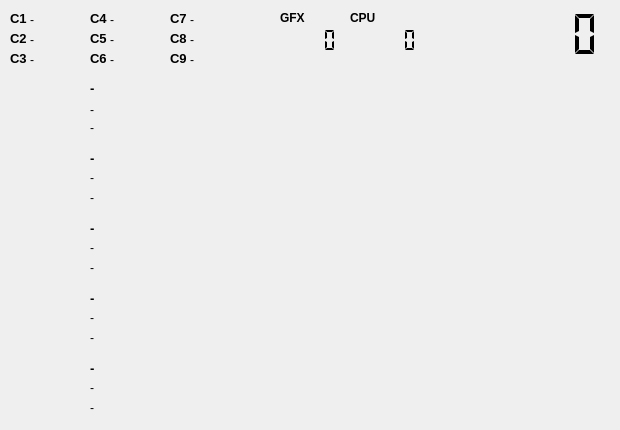
    <widget class="QWidget" name="tab">
     <attribute name="title">
      <string>Score</string>
     </attribute>
     <attribute name="toolTip">
      <string>Your results will be displayed here.</string>
     </attribute>
     <widget class="QLCDNumber" name="lcdTriscore">
      <property name="geometry">
       <rect>
        <x>440</x>
        <y>10</y>
        <width>171</width>
        <height>49</height>
       </rect>
      </property>
      <property name="layoutDirection">
       <enum>Qt::RightToLeft</enum>
      </property>
      <property name="frameShape">
       <enum>QFrame::NoFrame</enum>
      </property>
      <property name="digitCount">
       <number>6</number>
      </property>
      <property name="segmentStyle">
       <enum>QLCDNumber::Flat</enum>
      </property>
      <property name="value" stdset="0">
       <double>0.000000000000000</double>
      </property>
      <property name="intValue" stdset="0">
       <number>0</number>
      </property>
     </widget>
     <widget class="QLCDNumber" name="lcdGFX">
      <property name="geometry">
       <rect>
        <x>260</x>
        <y>20</y>
        <width>81</width>
        <height>41</height>
       </rect>
      </property>
      <property name="layoutDirection">
       <enum>Qt::RightToLeft</enum>
      </property>
      <property name="frameShape">
       <enum>QFrame::NoFrame</enum>
      </property>
      <property name="digitCount">
       <number>6</number>
      </property>
      <property name="segmentStyle">
       <enum>QLCDNumber::Flat</enum>
      </property>
      <property name="value" stdset="0">
       <double>0.000000000000000</double>
      </property>
      <property name="intValue" stdset="0">
       <number>0</number>
      </property>
     </widget>
     <widget class="QLCDNumber" name="lcdCPU">
      <property name="geometry">
       <rect>
        <x>340</x>
        <y>20</y>
        <width>81</width>
        <height>41</height>
       </rect>
      </property>
      <property name="layoutDirection">
       <enum>Qt::RightToLeft</enum>
      </property>
      <property name="frameShape">
       <enum>QFrame::NoFrame</enum>
      </property>
      <property name="digitCount">
       <number>6</number>
      </property>
      <property name="segmentStyle">
       <enum>QLCDNumber::Flat</enum>
      </property>
      <property name="value" stdset="0">
       <double>0.000000000000000</double>
      </property>
      <property name="intValue" stdset="0">
       <number>0</number>
      </property>
     </widget>
     <widget class="QLabel" name="lblGfxScore">
      <property name="geometry">
       <rect>
        <x>280</x>
        <y>10</y>
        <width>51</width>
        <height>16</height>
       </rect>
      </property>
      <property name="font">
       <font>
        <pointsize>9</pointsize>
        <weight>75</weight>
        <bold>true</bold>
       </font>
      </property>
      <property name="text">
       <string>GFX</string>
      </property>
      <property name="scaledContents">
       <bool>true</bool>
      </property>
     </widget>
     <widget class="QLabel" name="lblCpuScore">
      <property name="geometry">
       <rect>
        <x>350</x>
        <y>10</y>
        <width>61</width>
        <height>16</height>
       </rect>
      </property>
      <property name="font">
       <font>
        <pointsize>9</pointsize>
        <weight>75</weight>
        <bold>true</bold>
       </font>
      </property>
      <property name="text">
       <string>CPU</string>
      </property>
      <property name="scaledContents">
       <bool>true</bool>
      </property>
     </widget>
     <widget class="QStackedWidget" name="stackedWidget">
      <property name="geometry">
       <rect>
        <x>10</x>
        <y>80</y>
        <width>591</width>
        <height>341</height>
       </rect>
      </property>
      <property name="currentIndex">
       <number>0</number>
      </property>
      <widget class="QWidget" name="page_3">
       <widget class="QLabel" name="iconVGA">
        <property name="geometry">
         <rect>
          <x>10</x>
          <y>210</y>
          <width>64</width>
          <height>64</height>
         </rect>
        </property>
        <property name="frameShape">
         <enum>QFrame::NoFrame</enum>
        </property>
        <property name="text">
         <string/>
        </property>
        <property name="pixmap">
         <pixmap resource="res.qrc">:/images/gfx.png</pixmap>
        </property>
        <property name="scaledContents">
         <bool>true</bool>
        </property>
       </widget>
       <widget class="QLabel" name="iconRAM">
        <property name="geometry">
         <rect>
          <x>10</x>
          <y>140</y>
          <width>64</width>
          <height>64</height>
         </rect>
        </property>
        <property name="frameShape">
         <enum>QFrame::NoFrame</enum>
        </property>
        <property name="text">
         <string/>
        </property>
        <property name="pixmap">
         <pixmap resource="res.qrc">:/images/ram.png</pixmap>
        </property>
        <property name="scaledContents">
         <bool>true</bool>
        </property>
       </widget>
       <widget class="QLabel" name="lblCPU_Speed">
        <property name="geometry">
         <rect>
          <x>80</x>
          <y>20</y>
          <width>501</width>
          <height>20</height>
         </rect>
        </property>
        <property name="font">
         <font>
          <pointsize>9</pointsize>
          <weight>50</weight>
          <italic>false</italic>
          <bold>false</bold>
         </font>
        </property>
        <property name="text">
         <string>-</string>
        </property>
       </widget>
       <widget class="QLabel" name="lblCPU_Socket">
        <property name="geometry">
         <rect>
          <x>80</x>
          <y>40</y>
          <width>501</width>
          <height>16</height>
         </rect>
        </property>
        <property name="font">
         <font>
          <pointsize>9</pointsize>
          <weight>50</weight>
          <italic>false</italic>
          <bold>false</bold>
         </font>
        </property>
        <property name="text">
         <string>-</string>
        </property>
       </widget>
       <widget class="QLabel" name="lblMB_SN">
        <property name="geometry">
         <rect>
          <x>80</x>
          <y>110</y>
          <width>501</width>
          <height>16</height>
         </rect>
        </property>
        <property name="font">
         <font>
          <pointsize>9</pointsize>
          <weight>50</weight>
          <italic>false</italic>
          <bold>false</bold>
         </font>
        </property>
        <property name="text">
         <string>-</string>
        </property>
       </widget>
       <widget class="QLabel" name="iconOS">
        <property name="geometry">
         <rect>
          <x>10</x>
          <y>280</y>
          <width>64</width>
          <height>64</height>
         </rect>
        </property>
        <property name="frameShape">
         <enum>QFrame::NoFrame</enum>
        </property>
        <property name="text">
         <string/>
        </property>
        <property name="pixmap">
         <pixmap resource="res.qrc">:/images/windows.png</pixmap>
        </property>
        <property name="scaledContents">
         <bool>true</bool>
        </property>
       </widget>
       <widget class="QLabel" name="lblCPU_Name">
        <property name="geometry">
         <rect>
          <x>80</x>
          <y>0</y>
          <width>501</width>
          <height>16</height>
         </rect>
        </property>
        <property name="font">
         <font>
          <pointsize>10</pointsize>
          <weight>75</weight>
          <italic>false</italic>
          <bold>true</bold>
         </font>
        </property>
        <property name="text">
         <string>-</string>
        </property>
       </widget>
       <widget class="QLabel" name="lblOS_DX">
        <property name="geometry">
         <rect>
          <x>80</x>
          <y>300</y>
          <width>501</width>
          <height>16</height>
         </rect>
        </property>
        <property name="font">
         <font>
          <pointsize>9</pointsize>
          <weight>50</weight>
          <italic>false</italic>
          <bold>false</bold>
         </font>
        </property>
        <property name="text">
         <string>-</string>
        </property>
       </widget>
       <widget class="QLabel" name="lblMB_Name">
        <property name="geometry">
         <rect>
          <x>80</x>
          <y>70</y>
          <width>501</width>
          <height>16</height>
         </rect>
        </property>
        <property name="font">
         <font>
          <pointsize>10</pointsize>
          <weight>75</weight>
          <italic>false</italic>
          <bold>true</bold>
         </font>
        </property>
        <property name="text">
         <string>-</string>
        </property>
        <property name="scaledContents">
         <bool>true</bool>
        </property>
        <property name="wordWrap">
         <bool>false</bool>
        </property>
       </widget>
       <widget class="QLabel" name="lblOS_ExtraInfo">
        <property name="geometry">
         <rect>
          <x>80</x>
          <y>320</y>
          <width>501</width>
          <height>16</height>
         </rect>
        </property>
        <property name="font">
         <font>
          <pointsize>9</pointsize>
          <weight>50</weight>
          <italic>false</italic>
          <bold>false</bold>
         </font>
        </property>
        <property name="text">
         <string>-</string>
        </property>
       </widget>
       <widget class="QLabel" name="lblRAM_Name">
        <property name="geometry">
         <rect>
          <x>80</x>
          <y>140</y>
          <width>501</width>
          <height>16</height>
         </rect>
        </property>
        <property name="font">
         <font>
          <pointsize>10</pointsize>
          <weight>75</weight>
          <italic>false</italic>
          <bold>true</bold>
         </font>
        </property>
        <property name="text">
         <string>-</string>
        </property>
       </widget>
       <widget class="QLabel" name="iconCPU">
        <property name="geometry">
         <rect>
          <x>10</x>
          <y>0</y>
          <width>64</width>
          <height>64</height>
         </rect>
        </property>
        <property name="frameShape">
         <enum>QFrame::NoFrame</enum>
        </property>
        <property name="text">
         <string/>
        </property>
        <property name="pixmap">
         <pixmap resource="res.qrc">:/images/cpu.png</pixmap>
        </property>
        <property name="scaledContents">
         <bool>true</bool>
        </property>
       </widget>
       <widget class="QLabel" name="lblGFX_Speed">
        <property name="geometry">
         <rect>
          <x>80</x>
          <y>230</y>
          <width>501</width>
          <height>16</height>
         </rect>
        </property>
        <property name="font">
         <font>
          <pointsize>9</pointsize>
          <weight>50</weight>
          <italic>false</italic>
          <bold>false</bold>
         </font>
        </property>
        <property name="text">
         <string>-</string>
        </property>
       </widget>
       <widget class="QLabel" name="lblRAM_Size">
        <property name="geometry">
         <rect>
          <x>80</x>
          <y>180</y>
          <width>501</width>
          <height>16</height>
         </rect>
        </property>
        <property name="font">
         <font>
          <pointsize>9</pointsize>
          <weight>50</weight>
          <italic>false</italic>
          <bold>false</bold>
         </font>
        </property>
        <property name="text">
         <string>-</string>
        </property>
       </widget>
       <widget class="QLabel" name="lblMB_Bios">
        <property name="geometry">
         <rect>
          <x>80</x>
          <y>90</y>
          <width>501</width>
          <height>16</height>
         </rect>
        </property>
        <property name="font">
         <font>
          <pointsize>9</pointsize>
          <weight>50</weight>
          <italic>false</italic>
          <bold>false</bold>
         </font>
        </property>
        <property name="text">
         <string>-</string>
        </property>
       </widget>
       <widget class="QLabel" name="lblRAM_PN">
        <property name="geometry">
         <rect>
          <x>80</x>
          <y>160</y>
          <width>501</width>
          <height>16</height>
         </rect>
        </property>
        <property name="font">
         <font>
          <pointsize>9</pointsize>
          <weight>50</weight>
          <italic>false</italic>
          <bold>false</bold>
         </font>
        </property>
        <property name="text">
         <string>-</string>
        </property>
       </widget>
       <widget class="QLabel" name="lblOS_Name">
        <property name="geometry">
         <rect>
          <x>80</x>
          <y>280</y>
          <width>501</width>
          <height>16</height>
         </rect>
        </property>
        <property name="font">
         <font>
          <pointsize>10</pointsize>
          <weight>75</weight>
          <italic>false</italic>
          <bold>true</bold>
         </font>
        </property>
        <property name="text">
         <string>-</string>
        </property>
       </widget>
       <widget class="QLabel" name="iconMOBO">
        <property name="geometry">
         <rect>
          <x>10</x>
          <y>70</y>
          <width>64</width>
          <height>64</height>
         </rect>
        </property>
        <property name="frameShape">
         <enum>QFrame::NoFrame</enum>
        </property>
        <property name="text">
         <string/>
        </property>
        <property name="pixmap">
         <pixmap resource="res.qrc">:/images/motherboard.png</pixmap>
        </property>
        <property name="scaledContents">
         <bool>true</bool>
        </property>
       </widget>
       <widget class="QLabel" name="lblGFX_Name">
        <property name="geometry">
         <rect>
          <x>80</x>
          <y>210</y>
          <width>501</width>
          <height>16</height>
         </rect>
        </property>
        <property name="font">
         <font>
          <pointsize>10</pointsize>
          <weight>75</weight>
          <italic>false</italic>
          <bold>true</bold>
         </font>
        </property>
        <property name="text">
         <string>-</string>
        </property>
       </widget>
       <widget class="QLabel" name="lblGFX_Driver">
        <property name="geometry">
         <rect>
          <x>80</x>
          <y>250</y>
          <width>501</width>
          <height>16</height>
         </rect>
        </property>
        <property name="font">
         <font>
          <pointsize>9</pointsize>
          <weight>50</weight>
          <italic>false</italic>
          <bold>false</bold>
         </font>
        </property>
        <property name="text">
         <string>-</string>
        </property>
       </widget>
      </widget>
      <widget class="QWidget" name="page_4">
       <widget class="QLabel" name="lblGfxScore_2">
        <property name="geometry">
         <rect>
          <x>10</x>
          <y>130</y>
          <width>581</width>
          <height>20</height>
         </rect>
        </property>
        <property name="font">
         <font>
          <pointsize>9</pointsize>
          <weight>75</weight>
          <bold>true</bold>
         </font>
        </property>
        <property name="text">
         <string>System Info is disabled.</string>
        </property>
        <property name="scaledContents">
         <bool>false</bool>
        </property>
        <property name="alignment">
         <set>Qt::AlignCenter</set>
        </property>
       </widget>
      </widget>
     </widget>
     <widget class="QLabel" name="lblCPU_Name_2">
      <property name="geometry">
       <rect>
        <x>10</x>
        <y>10</y>
        <width>21</width>
        <height>16</height>
       </rect>
      </property>
      <property name="font">
       <font>
        <pointsize>10</pointsize>
        <weight>75</weight>
        <italic>false</italic>
        <bold>true</bold>
       </font>
      </property>
      <property name="text">
       <string>C1</string>
      </property>
     </widget>
     <widget class="QLabel" name="lblCPU_Name_3">
      <property name="geometry">
       <rect>
        <x>10</x>
        <y>30</y>
        <width>21</width>
        <height>16</height>
       </rect>
      </property>
      <property name="font">
       <font>
        <pointsize>10</pointsize>
        <weight>75</weight>
        <italic>false</italic>
        <bold>true</bold>
       </font>
      </property>
      <property name="text">
       <string>C2</string>
      </property>
     </widget>
     <widget class="QLabel" name="lblCPU_Name_4">
      <property name="geometry">
       <rect>
        <x>10</x>
        <y>50</y>
        <width>21</width>
        <height>16</height>
       </rect>
      </property>
      <property name="font">
       <font>
        <pointsize>10</pointsize>
        <weight>75</weight>
        <italic>false</italic>
        <bold>true</bold>
       </font>
      </property>
      <property name="text">
       <string>C3</string>
      </property>
     </widget>
     <widget class="QLabel" name="lblCPU_Name_5">
      <property name="geometry">
       <rect>
        <x>90</x>
        <y>50</y>
        <width>21</width>
        <height>16</height>
       </rect>
      </property>
      <property name="font">
       <font>
        <pointsize>10</pointsize>
        <weight>75</weight>
        <italic>false</italic>
        <bold>true</bold>
       </font>
      </property>
      <property name="text">
       <string>C6</string>
      </property>
     </widget>
     <widget class="QLabel" name="lblCPU_Name_6">
      <property name="geometry">
       <rect>
        <x>90</x>
        <y>30</y>
        <width>21</width>
        <height>16</height>
       </rect>
      </property>
      <property name="font">
       <font>
        <pointsize>10</pointsize>
        <weight>75</weight>
        <italic>false</italic>
        <bold>true</bold>
       </font>
      </property>
      <property name="text">
       <string>C5</string>
      </property>
     </widget>
     <widget class="QLabel" name="lblCPU_Name_7">
      <property name="geometry">
       <rect>
        <x>90</x>
        <y>10</y>
        <width>21</width>
        <height>16</height>
       </rect>
      </property>
      <property name="font">
       <font>
        <pointsize>10</pointsize>
        <weight>75</weight>
        <italic>false</italic>
        <bold>true</bold>
       </font>
      </property>
      <property name="text">
       <string>C4</string>
      </property>
     </widget>
     <widget class="QLabel" name="lblCPU_Name_8">
      <property name="geometry">
       <rect>
        <x>170</x>
        <y>50</y>
        <width>21</width>
        <height>16</height>
       </rect>
      </property>
      <property name="font">
       <font>
        <pointsize>10</pointsize>
        <weight>75</weight>
        <italic>false</italic>
        <bold>true</bold>
       </font>
      </property>
      <property name="text">
       <string>C9</string>
      </property>
     </widget>
     <widget class="QLabel" name="lblCPU_Name_9">
      <property name="geometry">
       <rect>
        <x>170</x>
        <y>30</y>
        <width>21</width>
        <height>16</height>
       </rect>
      </property>
      <property name="font">
       <font>
        <pointsize>10</pointsize>
        <weight>75</weight>
        <italic>false</italic>
        <bold>true</bold>
       </font>
      </property>
      <property name="text">
       <string>C8</string>
      </property>
     </widget>
     <widget class="QLabel" name="lblCPU_Name_10">
      <property name="geometry">
       <rect>
        <x>170</x>
        <y>10</y>
        <width>21</width>
        <height>16</height>
       </rect>
      </property>
      <property name="font">
       <font>
        <pointsize>10</pointsize>
        <weight>75</weight>
        <italic>false</italic>
        <bold>true</bold>
       </font>
      </property>
      <property name="text">
       <string>C7</string>
      </property>
     </widget>
     <widget class="QLabel" name="lblScore_C1">
      <property name="geometry">
       <rect>
        <x>30</x>
        <y>10</y>
        <width>51</width>
        <height>20</height>
       </rect>
      </property>
      <property name="font">
       <font>
        <pointsize>9</pointsize>
        <weight>50</weight>
        <italic>false</italic>
        <bold>false</bold>
       </font>
      </property>
      <property name="text">
       <string>-</string>
      </property>
      <property name="scaledContents">
       <bool>true</bool>
      </property>
     </widget>
     <widget class="QLabel" name="lblScore_C2">
      <property name="geometry">
       <rect>
        <x>30</x>
        <y>30</y>
        <width>51</width>
        <height>20</height>
       </rect>
      </property>
      <property name="font">
       <font>
        <pointsize>9</pointsize>
        <weight>50</weight>
        <italic>false</italic>
        <bold>false</bold>
       </font>
      </property>
      <property name="text">
       <string>-</string>
      </property>
      <property name="scaledContents">
       <bool>true</bool>
      </property>
     </widget>
     <widget class="QLabel" name="lblScore_C3">
      <property name="geometry">
       <rect>
        <x>30</x>
        <y>50</y>
        <width>51</width>
        <height>20</height>
       </rect>
      </property>
      <property name="font">
       <font>
        <pointsize>9</pointsize>
        <weight>50</weight>
        <italic>false</italic>
        <bold>false</bold>
       </font>
      </property>
      <property name="text">
       <string>-</string>
      </property>
      <property name="scaledContents">
       <bool>true</bool>
      </property>
     </widget>
     <widget class="QLabel" name="lblScore_C6">
      <property name="geometry">
       <rect>
        <x>110</x>
        <y>50</y>
        <width>51</width>
        <height>20</height>
       </rect>
      </property>
      <property name="font">
       <font>
        <pointsize>9</pointsize>
        <weight>50</weight>
        <italic>false</italic>
        <bold>false</bold>
       </font>
      </property>
      <property name="text">
       <string>-</string>
      </property>
      <property name="scaledContents">
       <bool>true</bool>
      </property>
     </widget>
     <widget class="QLabel" name="lblScore_C5">
      <property name="geometry">
       <rect>
        <x>110</x>
        <y>30</y>
        <width>51</width>
        <height>20</height>
       </rect>
      </property>
      <property name="font">
       <font>
        <pointsize>9</pointsize>
        <weight>50</weight>
        <italic>false</italic>
        <bold>false</bold>
       </font>
      </property>
      <property name="text">
       <string>-</string>
      </property>
      <property name="scaledContents">
       <bool>true</bool>
      </property>
     </widget>
     <widget class="QLabel" name="lblScore_C4">
      <property name="geometry">
       <rect>
        <x>110</x>
        <y>10</y>
        <width>51</width>
        <height>20</height>
       </rect>
      </property>
      <property name="font">
       <font>
        <pointsize>9</pointsize>
        <weight>50</weight>
        <italic>false</italic>
        <bold>false</bold>
       </font>
      </property>
      <property name="text">
       <string>-</string>
      </property>
      <property name="scaledContents">
       <bool>true</bool>
      </property>
     </widget>
     <widget class="QLabel" name="lblScore_C9">
      <property name="geometry">
       <rect>
        <x>190</x>
        <y>50</y>
        <width>51</width>
        <height>20</height>
       </rect>
      </property>
      <property name="font">
       <font>
        <pointsize>9</pointsize>
        <weight>50</weight>
        <italic>false</italic>
        <bold>false</bold>
       </font>
      </property>
      <property name="text">
       <string>-</string>
      </property>
      <property name="scaledContents">
       <bool>true</bool>
      </property>
     </widget>
     <widget class="QLabel" name="lblScore_C8">
      <property name="geometry">
       <rect>
        <x>190</x>
        <y>30</y>
        <width>51</width>
        <height>20</height>
       </rect>
      </property>
      <property name="font">
       <font>
        <pointsize>9</pointsize>
        <weight>50</weight>
        <italic>false</italic>
        <bold>false</bold>
       </font>
      </property>
      <property name="text">
       <string>-</string>
      </property>
      <property name="scaledContents">
       <bool>true</bool>
      </property>
     </widget>
     <widget class="QLabel" name="lblScore_C7">
      <property name="geometry">
       <rect>
        <x>190</x>
        <y>10</y>
        <width>51</width>
        <height>20</height>
       </rect>
      </property>
      <property name="font">
       <font>
        <pointsize>9</pointsize>
        <weight>50</weight>
        <italic>false</italic>
        <bold>false</bold>
       </font>
      </property>
      <property name="text">
       <string>-</string>
      </property>
      <property name="scaledContents">
       <bool>true</bool>
      </property>
     </widget>
    </widget>
